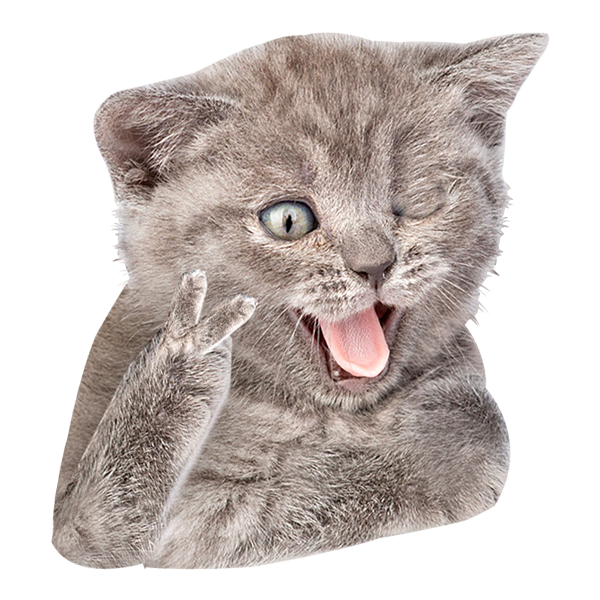
#> input picture cat.png, 600 x 600 px; its folder holds only this picture in this run
$ python -i link-emailer.py   (imports and definitions only)   (older library calls are emulated)
#> lines starting #> are read from the running program, lines starting #| are printed output that depends on the picture
# A desktop app that allows kijiji and amazon webscraping and automatic email notifications

# import requests to grab website HTML
import requests
# import BS4 for webscraping
from bs4 import BeautifulSoup
# import random to randomly choose a proxy for the URL request (to help fool anti-scrapers)
import random
import time
# import os to access os variables like email and password
import os
# import smtplib to enable connecting to email server
import smtplib
# mime lets you send plain text and html emails
from email.mime.text import MIMEText
from email.mime.multipart import MIMEMultipart
# tkinter is the python GUI
import tkinter as tk
# import using * wildcard so you don't need to use any 'tk' prefixes
from tkinter import *
# PIL (or pillow) allows you to use images in tkinter
from PIL import Image, ImageTk

def main():
    #global variable used in countdown function later
    t = 0

    #clear placeholder txt in entry boxes when clicked on
    def clear_entry(event, entry):
        entry.delete(0, END)
        entry.configure(fg='black')

    # countdown function to get live GUI countdown
    # [83 lines left out: functions countdown, button_command, not called in this run]

    root = tk.Tk()
    root.title("Digital Paper Scraper")

    #canvas = tk.Canvas(root, width=600, height=500)

    #picture
    img = Image.open('cat.png')
#> img is the input picture: PIL image 600x600 RGBA; mean R, G, B, A 192.5, 181.7, 177.3, 145.3
    img = img.resize((250, 250), Image.ANTIALIAS) #must be here.  Can't be after the ImageTk.PhotoImage line
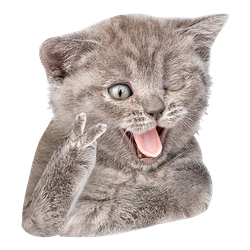
#> img: PIL image 250x250 RGBA; mean R, G, B, A 98.4, 88.9, 85.1, 145.3; transparent parts drawn white
    img = ImageTk.PhotoImage(img) #PIL object
    img_label = tk.Label(image=img)
    img_label.image = img

    #instructions
    instructions = tk.Label(root, text="YOU LOOKING TO SPEND SOME CASH MONEY??? \n Let the online-shopping cat guide you.  Choose your options below:")

    #checkbox options
    amazoncheck = IntVar()
    kijijicheck = IntVar()
    amazon = Checkbutton(root, text = "Amazon", variable = amazoncheck, onvalue = True, offvalue = False, fg = 'black')
    kijiji = Checkbutton(root, text = "Kijiji", variable = kijijicheck, onvalue = True, offvalue = False, fg = 'black')

    #search terms field
    searchVar = StringVar()
    search_terms = Entry(root, bd = 5, textvariable = searchVar, fg='gray')
    search_terms.insert(0, 'Search Terms')
    search_terms.bind("<Button-1>", lambda event: clear_entry(event, search_terms))

    #kijiji filter dealer option
    dealercheck = IntVar()
    dealer = Checkbutton(root, text = 'Filter Out Kijiji Distributors', variable = dealercheck, onvalue = True, offvalue = False)

    # price filter options
    price_rng_label = tk.Label(root, text = 'Only show me items with prices between:')

    low_price_box = Entry(root, bd = 5, fg = 'gray', width = 8)
    low_price_box.insert(0, "Min")
    low_price_box.bind("<Button-1>", lambda event: clear_entry(event, low_price_box))

    high_price_box = Entry(root, bd = 5, fg = 'gray', width = 8)
    high_price_box.insert(0, "Max")
    high_price_box.bind("<Button-1>", lambda event: clear_entry(event, high_price_box))

    # filter out kijiji dealers
    rareCheck = IntVar()
    rare = Checkbutton(root, text = 'Only Email Me If There Are Results', variable = rareCheck)

    #email field
    emailVar = StringVar()
    email = Entry(root, textvariable = emailVar, bd = 5, fg='gray')
    email.insert(0, "Email")
    email.bind("<Button-1>", lambda event: clear_entry(event, email))

    #notification preferences
    not_pref = tk.Label(root, text="Notify me every:")

    #minutes field
    minVar = StringVar()
    minutes = Entry(root, textvariable = minVar, bd = 5, fg='gray', width = 8)
    minutes.insert(0, "Minutes")
    minutes.bind("<Button-1>", lambda event: clear_entry(event, minutes))

    #hours field
    hourVar = StringVar()
    hours = Entry(root, textvariable = hourVar, bd = 5, fg='gray', width = 8)
    hours.insert(0, "Hours")
    hours.bind("<Button-1>", lambda event: clear_entry(event, hours))

    #days field
    daysVar = StringVar()
    days = Entry(root, textvariable = daysVar, bd = 5, fg='gray', width = 8)
    days.insert(0, "Days")
    days.bind("<Button-1>", lambda event: clear_entry(event, days))

    #function status logs
    amazon_status = tk.Label(root, text = '', width = 35)
    kij_status = tk.Label(root, text='')
    email_status1 = tk.Label(root, text = '')
    email_status2 = tk.Label(root, text = '')
    email_status3 = tk.Label(root, textv = '')
    repeat_msg = tk.Label(root, text='')
    timer = tk.Label(root, text = '')

    #submit button. Note that command must be a lambda function to avoid execution at program start
    go = tk.Button(root, text ='GET GOING', command = button_command)
    go.configure(highlightbackground="blue", fg = "white", relief = RAISED)

    #canvas.grid(columnspan=6, rowspan=20)
    img_label.grid(column = 2, columnspan = 2, rowspan = 11, row = 0)
    instructions.grid(column = 0, columnspan = 6, rowspan = 2, row=11, padx = 20)
    amazon.grid(column = 2, row = 13)
    kijiji.grid(column = 3, row = 13)
#> (the run stopped early here; a loop or call above may not have finished)
